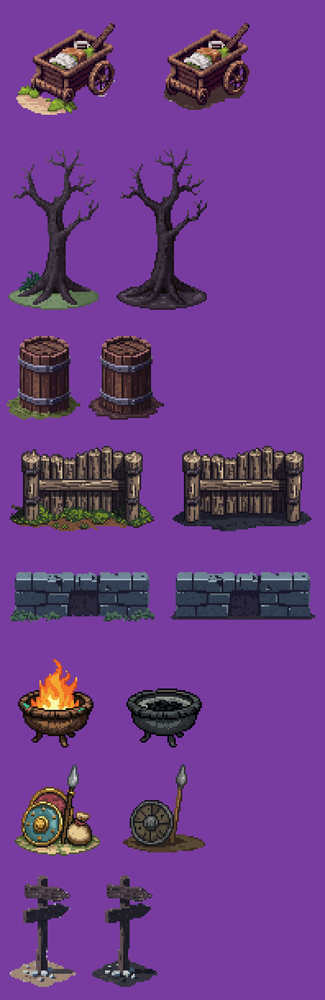
#> input picture docs/art-review/outpost-fable/props-cleanup/contact-pass1.png, 325 x 1000 px, shrunk from 792 x 2440 before the run, given in place of broken-cart.png, which was not available
$ python finalize.py
#> lines starting #> are read from the running program, lines starting #| are printed output that depends on the picture; pictures that were not available may be replaced by others from this repository, and a replacement may not be noted
"""Copy accepted candidates into assets/props/outpost, build contact.png, verify size + real alpha.

Run from the worktree root: python3 docs/art-review/outpost-fable/props-cleanup/finalize.py
"""
import shutil
import subprocess
import sys
from pathlib import Path
from PIL import Image

ROOT = Path(__file__).resolve().parents[4]
REVIEW = Path(__file__).resolve().parent
ASSETS = ROOT / "assets/props/outpost"

# (source original, accepted candidate in review dir, runtime file name)
ACCEPTED = [
    (ASSETS / "broken-cart.png", REVIEW / "cart-mud.png", "cart-mud.png"),
    (ASSETS / "dead-tree.png", REVIEW / "tree-mud.png", "tree-mud.png"),
    (ASSETS / "supply-barrel.png", REVIEW / "barrel-mud-r2.png", "barrel-mud.png"),
    (ASSETS / "barricade.png", REVIEW / "barricade-mud.png", "barricade-mud.png"),
    (ASSETS / "wall.png", REVIEW / "wall-mud.png", "wall-mud.png"),
    (REVIEW / "brazier-frame0.png", REVIEW / "brazier-unlit.png", "brazier-unlit.png"),
    (ASSETS / "shield-cache.png", REVIEW / "shield-dull.png", "shield-dull.png"),
    (ROOT / "docs/art-review/outpost-batch-27/waypost.png", REVIEW / "waypost-r2.png", "waypost.png"),
    (ROOT / "docs/art-review/outpost-foundation/debris-simple.png", REVIEW / "rubble-slate.png", "rubble-slate.png"),
]


def opaque_fraction(path):
    im = Image.open(path).convert("RGBA")
    data = im.get_flattened_data() if hasattr(im, "get_flattened_data") else im.getdata()
    return sum(1 for p in data if p[3] > 0) / (im.width * im.height)


def main():
    ok = True
    pairs = []
    for src, cand, name in ACCEPTED:
        dst = ASSETS / name
        if dst.exists() and dst.read_bytes() != cand.read_bytes():
            raise SystemExit(f"refusing to overwrite existing {dst}")
        shutil.copyfile(cand, dst)
        a, b = Image.open(src), Image.open(dst)
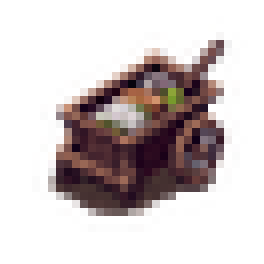
#> input picture assets/props/outpost/cart-mud.png, 33 x 33 px (shown 8 times larger)
#> a is the input picture: PIL image 325x1000 RGBA; mean R, G, B, A 108.9, 60.9, 136.6, 255
#> b is the input picture: PIL image 33x33 RGBA; mean R, G, B, A 38.5, 24.7, 23.4, 73.9
        frac = opaque_fraction(dst)
#> frac = 0.419
        good = a.size == b.size and b.mode == "RGBA" and 0.15 <= frac <= 0.85
#> good = False
        ok &= good
#> ok = False
        print(f"{name}: {b.size} mode={b.mode} size-match={a.size == b.size} "
              f"opaque={frac * 100:.1f}% (source {opaque_fraction(src) * 100:.1f}%) {'ok' if good else 'FAIL'}")
#| cart-mud.png: (33, 33) mode=RGBA size-match=False opaque=41.9% (source 100.0%) FAIL
        pairs += [str(src), str(dst)]
#> pass 2 of the loop in main, `for src, cand, name in ACCEPTED:`:
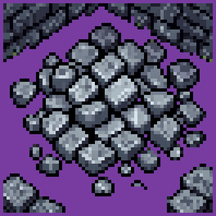
#> input picture docs/art-review/outpost-fable/props-cleanup/debris-simple-8x.png, 216 x 216 px, shrunk from 528 x 528 before the run, given in place of dead-tree.png, which was not available
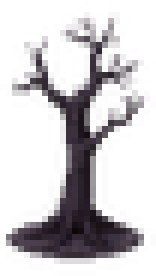
#> input picture assets/props/outpost/tree-mud.png, 26 x 46 px (shown 6 times larger)
#> in main, a is the input picture: PIL image 216x216 RGBA; mean R, G, B, A 88.7, 71.1, 113.8, 255
#> in main, b is the input picture: PIL image 26x46 RGBA; mean R, G, B, A 21.1, 16.4, 21.6, 61.5
#> frac = 0.512
#| tree-mud.png: (26, 46) mode=RGBA size-match=False opaque=51.2% (source 100.0%) FAIL
    subprocess.run([sys.executable, str(REVIEW / "inspect.py"), "contact", str(REVIEW / "contact.png"), *pairs], check=True)
    print("ALL OK" if ok else "CHECK FAILED")


if __name__ == "__main__":
#> (the run stopped early here; a loop or call above may not have finished)
